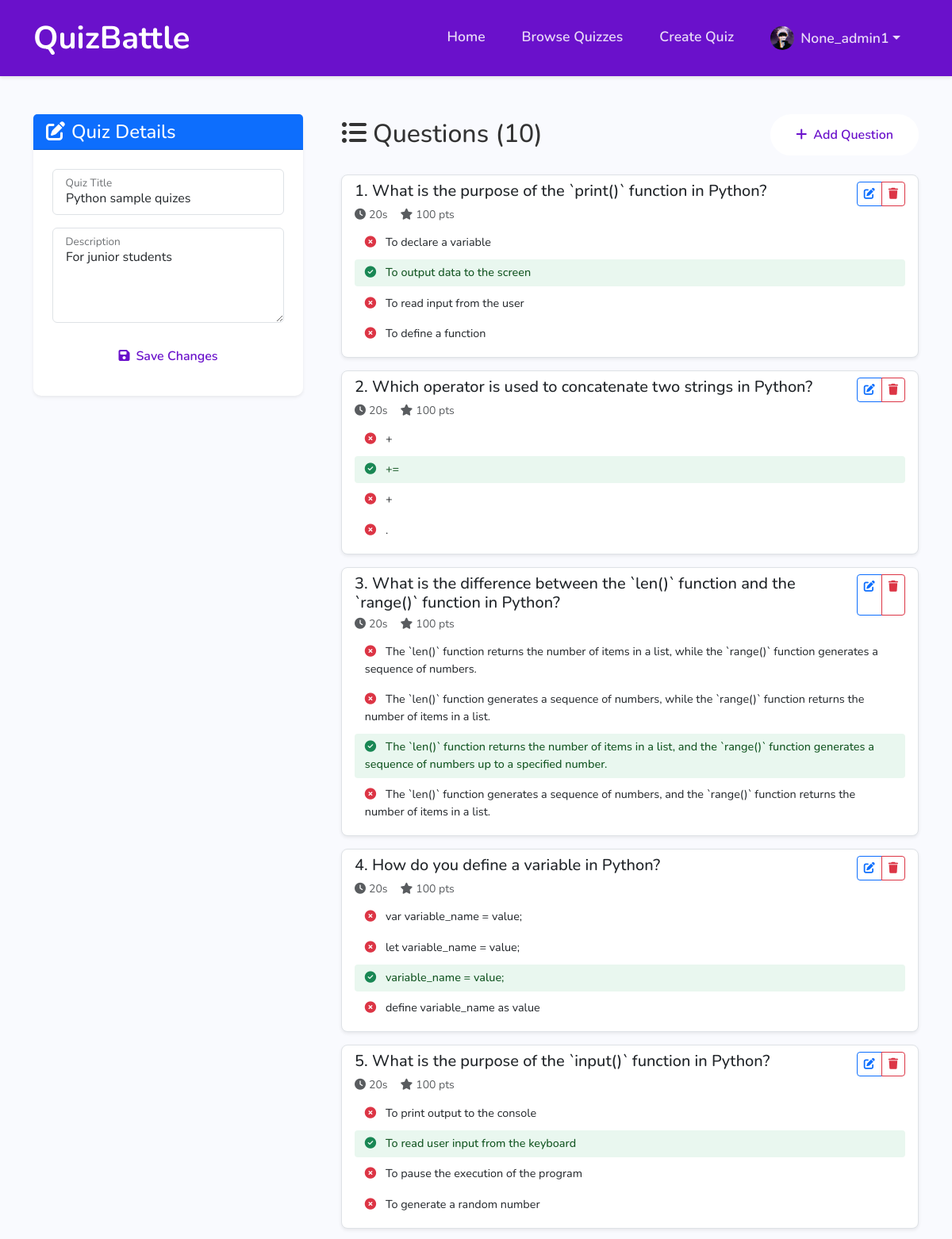
The page /en/quiz/1/edit/ (signed in, upper part) on the database its author committed.
### accounts/models.py (models this page shows, shortened)
class Profile(models.Model):
    ROLE_CHOICES = (
        ('student', 'Student'),
        ('teacher', 'Teacher'),
    )
    user = models.OneToOneField(User, on_delete=models.CASCADE)
    bio = models.TextField(max_length=500, blank=True)
    games_hosted = models.IntegerField(default=0)
    games_played = models.IntegerField(default=0)
    total_points = models.IntegerField(default=0)
    role = models.CharField(max_length=10, choices=ROLE_CHOICES, default='student')
    avatar = models.ImageField(upload_to='avatars/', blank=True, null=True)

### quiz/models.py (models this page shows, shortened)
class Quiz(models.Model):
    title = models.CharField(max_length=200)
    description = models.TextField(blank=True)
    created_by = models.ForeignKey(settings.AUTH_USER_MODEL, on_delete=models.CASCADE, related_name='created_quizzes')
    created_at = models.DateTimeField(auto_now_add=True)
    updated_at = models.DateTimeField(auto_now=True)
    is_public = models.BooleanField(default=False)
    class Meta:
        verbose_name_plural = "Quizzes"
        ordering = ['-created_at']

class Question(models.Model):
    quiz = models.ForeignKey(Quiz, on_delete=models.CASCADE, related_name='questions')
    text = models.CharField(max_length=500)
    image = models.ImageField(upload_to='question_images/', blank=True, null=True)
    time_limit = models.IntegerField(default=20)  # Time limit in seconds
    points = models.IntegerField(default=100)
    order = models.IntegerField(default=0)
    class Meta:
        ordering = ['order']

class Answer(models.Model):
    question = models.ForeignKey(Question, on_delete=models.CASCADE, related_name='answers')
    text = models.CharField(max_length=200)
    is_correct = models.BooleanField(default=False)

### quiz/views.py (the view, shortened to what this page needs)
# urls.py: path('<int:quiz_id>/edit/', views.edit_quiz, name='edit'),
@login_required
def edit_quiz(request, quiz_id):
    quiz = get_object_or_404(Quiz, id=quiz_id)
    if quiz.created_by != request.user:
        messages.error(request, "You don't have permission to edit this quiz")
        return redirect('quiz:browse')
    questions = Question.objects.filter(quiz=quiz).order_by('order')
    context = {
        'quiz': quiz,
        'questions': questions
    }
    return render(request, 'quiz/edit.html', context)

### templates/quiz/edit.html (shortened to what this page needs)
{% extends 'base/base.html' %}
{% load i18n %}
{% block content %}
<div class="container py-5">
    <div class="row g-5">
        <div class="col-lg-4">
            <div class="card shadow-sm sticky-top" style="top: 2rem;">
                <div class="card-header bg-primary text-white">
                    <h4 class="mb-0"><i class="fas fa-edit me-2"></i>{% trans "Quiz Details" %}</h4>
                </div>
                <div class="card-body p-4">
                    <form method="POST">
                        <div class="form-floating mb-3">
                            <input type="text" class="form-control" id="title" name="title" value="{{ quiz.title }}" placeholder="{% trans 'Quiz Title' %}" required>
                            <label for="title">{% trans "Quiz Title" %}</label>
                        </div>
                        <div class="form-floating mb-3">
                            <textarea class="form-control" id="description" name="description" placeholder="{% trans 'Description' %}" style="height: 120px">{{ quiz.description }}</textarea>
                            <label for="description">{% trans "Description" %}</label>
                        </div>
                        <div class="d-grid gap-2">
                            <button type="submit" class="btn btn-primary">
                                <i class="fas fa-save me-2"></i>{% trans "Save Changes" %}
                            </button>
                        </div>
                    </form>
                </div>
            </div>
        </div>
        <div class="col-lg-8">
            <div class="d-flex justify-content-between align-items-center mb-4">
                <h2 class="mb-0"><i class="fas fa-list-ul me-2"></i>{% trans "Questions" %} ({{ questions.count }})</h2>
                <a href="{% url 'quiz:add_question' quiz.id %}" class="btn btn-primary">
                    <i class="fas fa-plus me-2"></i>{% trans "Add Question" %}
                </a>
            </div>
            {% if questions %}
                <div class="list-group question-list">
                    {% for question in questions %}
                        <div class="list-group-item mb-3 shadow-sm">
                            <div class="d-flex w-100 justify-content-between">
                                <h5 class="mb-1">{{ forloop.counter }}. {{ question.text }}</h5>
                                <div class="btn-group">
                                    <a href="{% url 'quiz:edit_question' question.id %}" class="btn btn-sm btn-outline-primary"><i class="fas fa-edit"></i></a>
                                    <a href="{% url 'quiz:delete_question' question.id %}" class="btn btn-sm btn-outline-danger"><i class="fas fa-trash"></i></a>
                                </div>
                            </div>
                            <div class="d-flex align-items-center text-muted small mb-2">
                                <span class="me-3"><i class="fas fa-clock me-1"></i>{{ question.time_limit }}s</span>
                                <span><i class="fas fa-star me-1"></i>{{ question.points }} pts</span>
                            </div>
                            <div class="answers-preview mt-2">
                                {% for answer in question.answers.all %}
                                    <div class="answer-item {% if answer.is_correct %}answer-correct{% endif %}">
                                        <i class="fas fa-{% if answer.is_correct %}check-circle text-success{% else %}times-circle text-danger{% endif %} me-2"></i>
                                        {{ answer.text }}
                                    </div>
                                {% endfor %}
                            </div>
                        </div>
                    {% endfor %}
                </div>
            {% endif %}
        </div>
    </div>
</div>
{% endblock %}

### templates/base/base.html (shortened to what this page needs)
<!DOCTYPE html>
{% load static %}
{% load i18n %}
<html lang="{{ LANGUAGE_CODE }}">
<head>
    <link href="https://cdn.jsdelivr.net/npm/bootstrap@5.3.0/dist/css/bootstrap.min.css" rel="stylesheet">
    <link rel="stylesheet" href="https://cdnjs.cloudflare.com/ajax/libs/font-awesome/6.4.0/css/all.min.css">
    <link rel="stylesheet" href="{% static 'css/custom.css' %}">
    <link rel="stylesheet" href="{% static 'css/home.css' %}">
    <link rel="stylesheet" href="{% static 'css/game.css' %}">
</head>
<body class="d-flex flex-column min-vh-100">
    <nav class="navbar navbar-expand-lg navbar-dark">
        <div class="container">
            <a class="navbar-brand" href="{% url 'home' %}">QuizBattle</a>
            <div class="collapse navbar-collapse" id="navbarNav">
                <ul class="navbar-nav ms-auto">
                    <li class="nav-item">
                        <a class="nav-link" href="{% url 'home' %}">Home</a>
                    </li>
                    <li class="nav-item">
                        <a class="nav-link" href="{% url 'quiz:browse' %}">{% trans "Browse Quizzes" %}</a>
                    </li>
                    {% if user.is_authenticated %}
                        {% if user.profile.role == 'teacher' %}
                        <li class="nav-item">
                            <a class="nav-link" href="{% url 'quiz:create' %}">{% trans "Create Quiz" %}</a>
                        </li>
                        {% else %}
                        <li class="nav-item">
                            <a class="nav-link" href="{% url 'game:join' %}">{% trans "Join Game" %}</a>
                        </li>
                        {% endif %}
                        <li class="nav-item dropdown">
                            <a class="nav-link dropdown-toggle d-flex align-items-center" href="#" id="navbarDropdown" role="button" data-bs-toggle="dropdown" aria-expanded="false">
                                {% if user.profile.avatar %}
                                <img src="{{ user.profile.avatar.url }}" alt="Avatar" class="rounded-circle me-2" width="30" height="30">
                                {% else %}
                                <img src="{% static 'images/default-avatar.png' %}" alt="Avatar" class="rounded-circle me-2" width="30" height="30">
                                {% endif %}
                                {{ user.username }}
                            </a>
                        </li>
                    {% endif %}
                </ul>
            </div>
        </div>
    </nav>
    <main>
        <div class="toast-container position-fixed top-0 end-0 p-3" style="z-index: 1100">
        </div>
        {% block content %}{% endblock %}
    </main>
</body>
</html>

### static/css/custom.css (style rules this page uses)
:root { --primary-color: #7c4dff; --secondary-color: #ff5722; --success-color: #4caf50; --danger-color: #f44336; --dark-color: #212121; --light-color: #f5f5f5; }
body { font-family: 'Nunito', sans-serif; background-color: #f9fafe; color: #333; }
.navbar { background-color: var(--primary-color); box-shadow: 0 2px 4px rgba(0,0,0,0.1); padding: 0.8rem 0; }
.navbar-brand { font-weight: 700; font-size: 2.5rem; color: white; }
.navbar-nav .nav-link { color: rgba(255,255,255,0.85); font-weight: 600; transition: color 0.3s; margin: 0 15px; font-size: 1.1rem; }
.btn-primary { background-color: var(--primary-color); border-color: var(--primary-color); }
.card { border-radius: 10px; box-shadow: 0 4px 6px rgba(0,0,0,0.05); transition: transform 0.3s, box-shadow 0.3s; border: none; }
.form-floating > .form-control { height: calc(3.5rem + 2px); padding: 1rem; }
.form-floating > label { padding: 1rem; }
.text-success { color: #28a745 !important; }
.toast-container { z-index: 1100; }
.question-list .list-group-item { border-radius: 0.5rem; border: 1px solid #dee2e6; }
.answers-preview .answer-item { padding: 0.4rem 0.8rem; border-radius: 0.25rem; margin-bottom: 0.25rem; font-size: 0.9em; }
.answers-preview .answer-correct { background-color: #e9f7ef; color: #155724; font-weight: 500; }
.text-success { color: #198754 !important; }

### static/css/home.css (style rules this page uses)
:root { --primary-color: #6a11cb; --secondary-color: #2575fc; --light-gray: #f8f9fa; --dark-text: #343a40; --light-text: #6c757d; --border-color: #dee2e6; --card-shadow: 0 10px 30px rgba(0,0,0,0.07); }
.btn-primary { background-color: white; color: var(--primary-color); border: 2px solid white; font-weight: 600; padding: 12px 30px; transition: all 0.3s ease; border-radius: 50px; }

### rows shown on the page
Quiz: title "Python sample quizes", description "For junior students"
Question: text "What is the purpose of the `print()` function in Python?", time_limit "20", points "100"
Answer: is_correct False (drawn), text "To declare a variable"
Answer: is_correct True (drawn), text "To output data to the screen"
Answer: is_correct False (drawn), text "To read input from the user"
Answer: is_correct False (drawn), text "To define a function"
Question: text "Which operator is used to concatenate two strings in Python?", time_limit "20", points "100"
Answer: is_correct False (drawn), text "+"
Answer: is_correct True (drawn), text "+="
Answer: is_correct False (drawn), text "+"
Answer: is_correct False (drawn), text "."
Question: text "What is the difference between the `len()` function and the `range()` function in Python?", time_limit "20", points "100"
Answer: is_correct False (drawn), text "The `len()` function returns the number of items in a list, while the `range()` function generates a sequence of numbers."
Answer: is_correct False (drawn), text "The `len()` function generates a sequence of numbers, while the `range()` function returns the number of items in a list."
Answer: is_correct True (drawn), text "The `len()` function returns the number of items in a list, and the `range()` function generates a sequence of numbers up to a specified number."
Answer: is_correct False (drawn), text "The `len()` function generates a sequence of numbers, and the `range()` function returns the number of items in a list."
Question: text "How do you define a variable in Python?", time_limit "20", points "100"
Answer: is_correct False (drawn), text "var variable_name = value;"
Answer: is_correct False (drawn), text "let variable_name = value;"
Answer: is_correct True (drawn), text "variable_name = value;"
Answer: is_correct False (drawn), text "define variable_name as value"
Question: text "What is the purpose of the `input()` function in Python?", time_limit "20", points "100"
Answer: is_correct False (drawn), text "To print output to the console"
Answer: is_correct True (drawn), text "To read user input from the keyboard"
Answer: is_correct False (drawn), text "To pause the execution of the program"
Answer: is_correct False (drawn), text "To generate a random number"

### other values the page prints
{{ user.username }} "None_admin1"
{{ questions.count }} "10"
